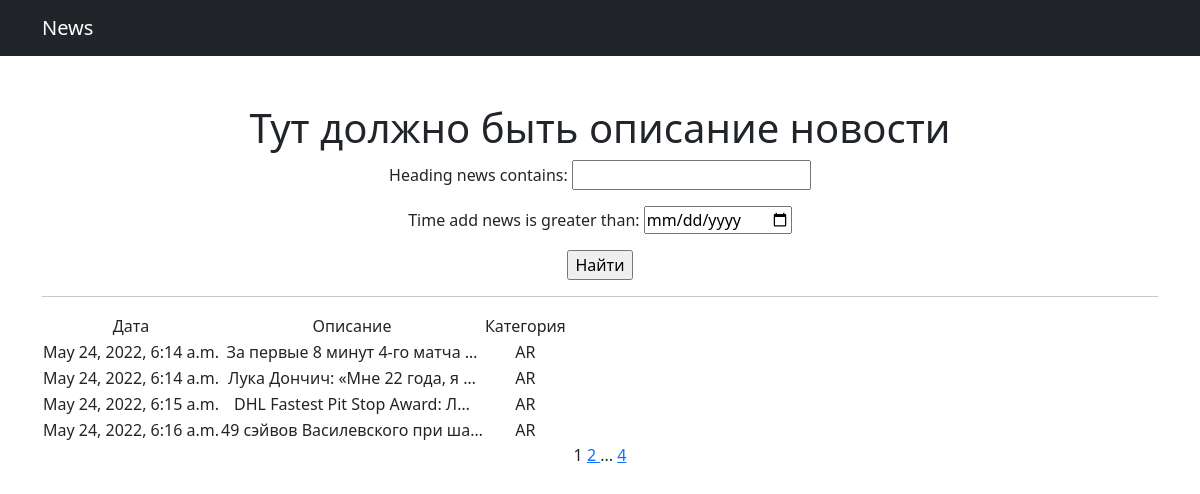
Page /portal/article/ on the committed database.
### news/models.py (models this page shows, shortened)
class Post(models.Model):
    NEWS = 'NW'
    ARTICLE = 'AR'
    CATEGORY_CHOICES = (
        (NEWS, 'Новость'),
        (ARTICLE, 'Статья'),
    )
    category_news = models.CharField(max_length=2, choices=CATEGORY_CHOICES, default=ARTICLE)
    time_add_news = models.DateTimeField(auto_now_add=True)
    heading_news = models.CharField(max_length=256)
    text_news = models.TextField()
    rang_news = models.IntegerField(default=0)
    author = models.ForeignKey(Author, on_delete=models.CASCADE)
    category = models.ManyToManyField(Category, through="PostCategory")

### news/views.py (the view)
# urls.py: path('article/', ArticleList.as_view(), name='article_list'),
class ArticleList(PostList):
    template_name = 'article.html'

### news/templatetags/custom_tags.py (called while the page is built)
@register.simple_tag(takes_context=True)
def url_replace(context, **kwargs):
    d = context['request'].GET.copy()
    for k, v in kwargs.items():
        d[k] = v
    return d.urlencode()

### news/views.py (called while the page is built)
    def get_queryset(self):
        queryset = super().get_queryset()
        self.filterset = PostFilter(self.request.GET, queryset)
        return self.filterset.qs

    def get_context_data(self, **kwargs):
        context = super().get_context_data(**kwargs)
        context['filterset'] = self.filterset
        return context

### news/templates/article.html (shortened to what this page needs)
{% extends 'flatpages/default.html' %}
{% load custom_filters %}
{% load custom_tags %}
{% block content %}
<h1>Тут должно быть описание новости</h1>
<form action="" method="get">
    {{ filterset.form.as_p }}
    <input type="submit" value="Найти"/>
</form>
<hr>
{% if news %}
    <table>
        <tr>
            <td>Дата</td>
            <td>Описание</td>
            <td>Категория</td>
        </tr>
        {% for news in news %}
            {% if news.category_news == 'AR' %}
                <tr>
                    <td>{{ news.time_add_news }}</td>
                    <td>{{ news.heading_news | truncatechars:30 }}</td>
                    <td>{{ news.category_news }}</td>
                </tr>
            {% endif %}
        {% endfor %}
    </table>
{% else %}
    <h2>Товаров нет!</h2>
{% endif %}
{{ page_obj.number }}
{% if page_obj.has_next %}
    <a href="?{% url_replace page=page_obj.next_page_number %}"> {{ page_obj.next_page_number }} </a>
    {% if paginator.num_pages != page_obj.next_page_number %}
        ...
        <a href="?{% url_replace page=page_obj.paginator.num_pages %}"> {{ page_obj.paginator.num_pages }} </a>
    {% endif %}
{% endif %}
{% endblock content %}

### news/templates/flatpages/default.html (shortened to what this page needs)
<!DOCTYPE html>
<html lang="en">
    <head>
        {% load static %}
        <link href="{% static 'css/styles.css' %}" rel="stylesheet" />
    </head>
    <body>
        <nav class="navbar navbar-expand-lg navbar-dark bg-dark">
            <div class="container">
                <a class="navbar-brand" href="#">News</a>
            </div>
        </nav>
        <div class="container">
            <div class="text-center mt-5">
                {% block content %}
                {% endblock content %}
            </div>
        </div>
    </body>
</html>

### rows in the picture
Post: time_add_news "May 24, 2022, 6:14 a.m.", heading_news "За первые 8 минут 4-го матча …", category_news "AR"
Post: time_add_news "May 24, 2022, 6:14 a.m.", heading_news "Лука Дончич: «Мне 22 года, я …", category_news "AR"
Post: time_add_news "May 24, 2022, 6:15 a.m.", heading_news "DHL Fastest Pit Stop Award: Л…", category_news "AR"
Post: time_add_news "May 24, 2022, 6:16 a.m.", heading_news "49 сэйвов Василевского при ша…", category_news "AR"

### other values in the picture
{{ page_obj.number }} "1"
{{ page_obj.next_page_number }} "2"
{{ page_obj.paginator.num_pages }} "4"
